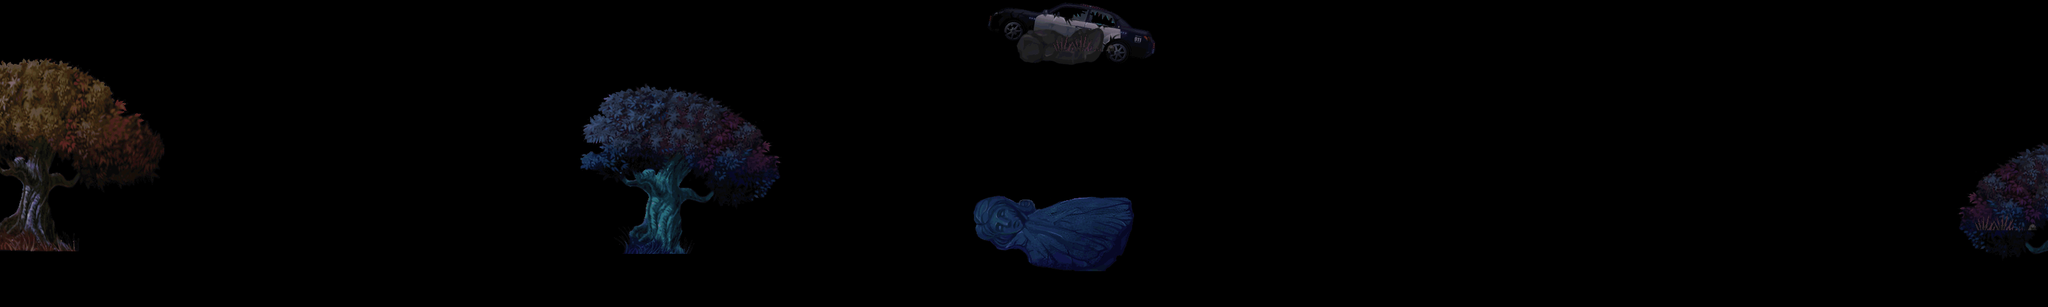

This game map was drawn from its Tiled (.tmx) file and the tilesets committed beside it. A one-line description and the trimmed map source follow:
An orthogonal 80x12 tile map with 40x40 px tiles, 2 tile layers (land1, land2).

<map version="1.0" orientation="orthogonal" width="80" height="12" tilewidth="40" tileheight="40">
 <tileset firstgid="1" name="a-jinjing" tilewidth="40" tileheight="40">
  <image source="a-jinjing.png" width="2036" height="1144" />
 </tileset>
 <layer name="land1" width="80" height="12">
  <data>[960 cells, 240 non-empty, 213 distinct tile ids]</data>
 </layer>
 <layer name="land2" width="80" height="12">
  <data>[960 cells, 8 non-empty, 4 distinct tile ids]</data>
 </layer>
</map>
